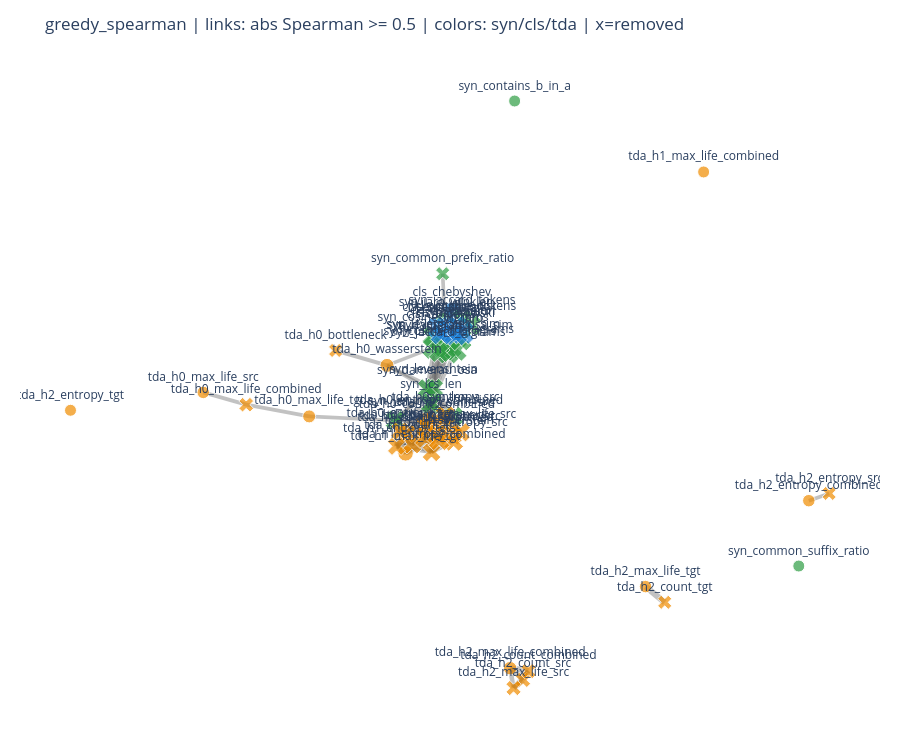

Notebook code cell kept with this figure:
### Markdown cell above
## 3. Methode A - Greedy Spearman pruning

Principe: on trie les features par relevance MI avec le label. On garde la meilleure feature disponible, puis on supprime les features dont `abs(Spearman)` depasse le seuil avec elle.

Hyperparametre principal: `threshold`. Plus il est bas, plus la suppression est agressive.

### Code cell
def greedy_corr_prune(corr_df, relevance_df, threshold):
    remaining = set(corr_df.columns)
    selected = []
    for feat in relevance_df.sort_values('mi_target', ascending=False)['feature']:
        if feat not in remaining:
            continue
        selected.append(feat)
        redundant = corr_df.index[corr_df[feat].abs() >= threshold].tolist()
        for r in redundant:
            remaining.discard(r)
    return selected

spearman_grid = []
for th in CORR_THRESHOLDS:
    selected = greedy_corr_prune(spearman_corr, relevance_df, threshold=th)
    res = summarize_selection('greedy_spearman', {'threshold': th}, selected)
    all_results.append(res)
    spearman_grid.append({
        'threshold': th,
        'n_selected': res['n_selected'],
        'n_removed': res['n_removed'],
        'selected': ' | '.join(res['selected']),
    })

spearman_grid_df = pd.DataFrame(spearman_grid)
display(spearman_grid_df)

chosen_threshold = 0.5
chosen = [r for r in all_results if r['method'] == 'greedy_spearman' and r['hyperparams']['threshold'] == chosen_threshold][0]
summary, fam, indep, f1_summary, fold_eval, dataset_eval, edges = evaluate_and_display(chosen, graph_threshold=chosen_threshold)
